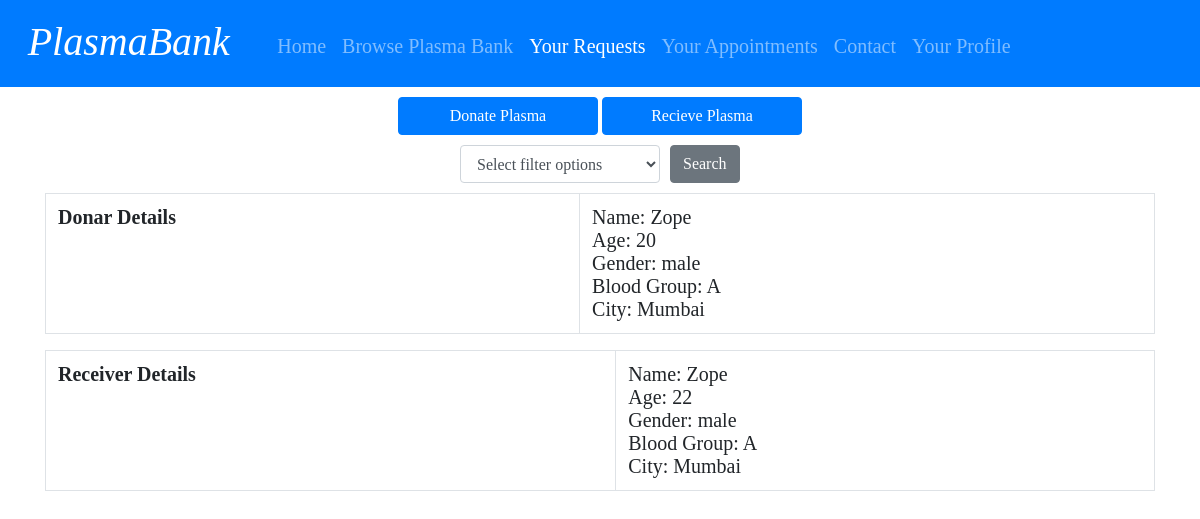
Screenshot of /individual/your_requests.php (signed in) with the database file from the repository.
### tables this page shows
CREATE TABLE `donar_requests` (
  `donar_id` int(50) NOT NULL,
  `user_email` varchar(50) NOT NULL,
  `user_phone` varchar(50) NOT NULL,
  `donar_name` varchar(255) NOT NULL,
  `donar_age` varchar(50) NOT NULL,
  `donar_gender` varchar(50) NOT NULL,
  `donar_bgroup` varchar(50) NOT NULL,
  `donar_city` varchar(50) NOT NULL,
  `donar_proof` varchar(255) NOT NULL,
  `donar_q1` varchar(50) NOT NULL,
  `donar_q2` varchar(50) NOT NULL,
  `donar_q3` varchar(50) NOT NULL,
  `donar_q4` varchar(50) NOT NULL,
  `donar_q5` varchar(50) NOT NULL,
  `donar_q6` varchar(50) NOT NULL,
  `token` varchar(255) NOT NULL,
  `request_status` int(50) NOT NULL,
  `allotment_status` int(50) NOT NULL
);

CREATE TABLE `receiver_requests` (
  `receiver_id` int(50) NOT NULL,
  `user_email` varchar(50) NOT NULL,
  `user_phone` varchar(50) NOT NULL,
  `receiver_name` varchar(50) NOT NULL,
  `receiver_age` varchar(50) NOT NULL,
  `receiver_gender` varchar(50) NOT NULL,
  `receiver_bgroup` varchar(50) NOT NULL,
  `receiver_city` varchar(50) NOT NULL,
  `receiver_proof` varchar(255) NOT NULL,
  `token` varchar(255) NOT NULL,
  `request_status` int(50) NOT NULL,
  `allotment_status` int(50) NOT NULL
);

### individual/your_requests.php (the view, shortened to what this page needs)
<html>
    <head>
        <link rel="stylesheet" type="text/css" href="stylesheet.css">
        <link rel="stylesheet" href="https://stackpath.bootstrapcdn.com/bootstrap/4.5.0/css/bootstrap.min.css">
    </head>
    <body>
         <?php
              $db=new database();
              $conn=$db->connect();
              $email=$_SESSION['email'];
         ?>
        <nav class="navbar navbar-expand-lg navbar-dark bg-primary">
            <div class="navbar-brand"><h1><i>PlasmaBank</i></h1></div>
            <div class="collapse navbar-collapse" id="navbarColor01">
              <ul class="navbar-nav mr-auto">
                <li class="nav-item">
                  <a class="nav-link"  href="home.php">Home</a>
                </li>
                <li class="nav-item">
                  <a class="nav-link"  href="browse_plasma_bank.php">Browse Plasma Bank</a>
                </li>
                <li class="nav-item">
                  <a class="nav-link active" href="your_requests.php">Your Requests</a>
                </li>
                <li class="nav-item">
                  <a class="nav-link" href="your_appointments.php">Your Appointments</a>
                </li>
                <li class="nav-item">
                  <a class="nav-link" href="contact.php">Contact</a>
                </li>
                <li class="nav-item">
                  <a class="nav-link" href="profile_ind.php">Your Profile</a>
                </li>
              </ul>
            </div>
          </nav>
          <div class="container text-center" id="i1">
          <a href='donate_plasma.php'><input type='button' class='btn btn-primary' style="width: 200px;" value='Donate Plasma'></a>
          <a href='receive_plasma.php'><input type='button' class='btn btn-primary' style="width: 200px;" value='Recieve Plasma'></a>
        </div>
        <div class="container" id="s1">
              <form class="form-inline my-2 my-lg-0" method="POST" action="your_requests.php">
                <select class="form-control"id="requesttype" name="requesttype" style="float: left;width:200px;"required>
                      <option value = "Select filter options">Select filter options</option>
                </select>
                <input type="submit" class="btn btn-secondary my-2 my-sm-0" value="Search" style="float: right;margin-left:10px;">
              </form>
            </div>
            <div class='container' id='i2'>
            <?php
                  if(isset($_POST['requesttype']))
                  {
                    if($_POST['requesttype']=='All requests')
                    {
                      $sql="SELECT * FROM donar_requests where user_email='$email' and allotment_status=0;";
                      $result=mysqli_query($conn,$sql);
                      if(mysqli_num_rows($result)>0)
                      {
                        while($row=mysqli_fetch_assoc($result))
                        {
                          echo "<table id='table' class='table table-hover table-bordered'>
                          <tr>
                          <th>Donar Details</th>
                          <td id='dname'>Name: $row[donar_name]<br>
                          Age: $row[donar_age]<br>
                          Gender: $row[donar_gender]<br>
                          Blood Group: $row[donar_bgroup]<br>
                          City: $row[donar_city]<br>
                          </td>
                        </tr>
                          </table>";
                        }
                      }
                      $sql="SELECT * FROM receiver_requests where user_email='$email' and allotment_status=0;";
                      $result=mysqli_query($conn,$sql);
                      if(mysqli_num_rows($result)>0)
                      {
                        while($row=mysqli_fetch_assoc($result))
                        {
                          echo "<table id='table' class='table table-hover table-bordered'>
                          <tr>
                          <th>Receiver Details</th>
                          <td id='dname'>Name: $row[receiver_name]<br>
                          Age: $row[receiver_age]<br>
                          Gender: $row[receiver_gender]<br>
                          Blood Group: $row[receiver_bgroup]<br>
                          City: $row[receiver_city]<br>
                          </td>
                          </tr>
                          </table>";
                        }
                      }
                      else
                      {
                        echo "<script>location.href='your_requests.php'</script>";
                      }
                    }
                    else if($_POST['requesttype']=='Donar requests')
                    {
                      $sql="SELECT * FROM donar_requests where user_email='$email' and allotment_status=0;";
                      $result=mysqli_query($conn,$sql);
                      if(mysqli_num_rows($result)>0)
                      {
                        while($row=mysqli_fetch_assoc($result))
                        {
                          echo "<table id='table' class='table table-hover table-bordered'>
                          <tr>
                                <th>Donar Details</th>
                                <td id='dname'>Name: $row[donar_name]<br>
                                Age: $row[donar_age]<br>
                                Gender: $row[donar_gender]<br>
                                Blood Group: $row[donar_bgroup]<br>
                                City: $row[donar_city]<br>
                                </td>
                              </tr>
                          </table>";
                        }
                      }
                      else
                      {
                        echo "<div class='container' id='i2'><p><h1 class='text-center'>You have no donar requests.</h1></p></div>";
                      }
                    }
                    else if($_POST['requesttype']=='Receiver requests')
                    {
                      $sql="SELECT * FROM receiver_requests where user_email='$email' and allotment_status=0;";
                      $result=mysqli_query($conn,$sql);
                      if(mysqli_num_rows($result)>0)
                      {
                        while($row=mysqli_fetch_assoc($result))
                        {
                          echo "<table id='table' class='table table-hover table-bordered'>
                          <tr>
                          <th>Receiver Details</th>
                          <td id='dname'>Name: $row[receiver_name]<br>
                          Age: $row[receiver_age]<br>
                          Gender: $row[receiver_gender]<br>
                          Blood Group: $row[receiver_bgroup]<br>
                          City: $row[receiver_city]<br>
                          </td>
                          </tr>
                          </table>";
                        }
                      }
                      else
                      {
                        echo "<div class='container' id='i2'><p><h1 class='text-center'>You have no receiver requests.</h1></p></div>";
                      }
                    }
                  }
                  else
                    {
                      $sql="SELECT * FROM donar_requests where user_email='$email' and allotment_status=0;";
                      $result=mysqli_query($conn,$sql);
                      if(mysqli_num_rows($result)>0)
                      {
                        while($row=mysqli_fetch_assoc($result))
                        {
                          echo "<table id='table' class='table table-hover table-bordered'>
                          <tr>
                          <th>Donar Details</th>
                          <td id='dname'>Name: $row[donar_name]<br>
                          Age: $row[donar_age]<br>
                          Gender: $row[donar_gender]<br>
                          Blood Group: $row[donar_bgroup]<br>
                          City: $row[donar_city]<br>
                          </td>
                        </tr>
                          </table>";
                        }
                      }
                      else
                      {
                        echo "<div class='container' id='i2'><p><h1 class='text-center'>You have no donar requests.</h1></p></div>";
                      }
                      $sql="SELECT * FROM receiver_requests where user_email='$email' and allotment_status=0;";
                      $result=mysqli_query($conn,$sql);
                      if(mysqli_num_rows($result)>0)
                      {
                        while($row=mysqli_fetch_assoc($result))
                        {
                          echo "<table id='table' class='table table-hover table-bordered'>
                          <tr>
                          <th>Receiver Details</th>
                          <td id='dname'>Name: $row[receiver_name]<br>
                          Age: $row[receiver_age]<br>
                          Gender: $row[receiver_gender]<br>
                          Blood Group: $row[receiver_bgroup]<br>
                          City: $row[receiver_city]<br>
                          </td>
                          </tr>
                          </table>";
                        }
                      }
                      else
                      {
                        echo "<div class='container' id='i2'><p><h1 class='text-center'>You have no receiver requests.</h1></p></div>";
                      }
                    }
            ?>
          </div>
    </body>
</html>

### individual/stylesheet.css (style rules this page uses)
body { font-size: 20px; background-color: rgb(240,240,240); font-family: arial, sans-serif; margin: 25px; }
h1 { font-size: 50px; font-weight: normal; margin-top: 5px; }
nav > div { font-size: 20px; font-weight: normal; margin-top: 5px; padding: 0% 1% 0% 1%; display: inline-block; }

### individual/your_requests.php (style rules this page uses)
body { font-family: 'Times New Roman', Times, serif; }
#table { margin-top: 10px; }
#table th { font-size: 20px; }
#table td { font-size: 20px; }
#i1 { margin-top: 10px; }
#s1 { width: 400px; margin-top:10px; padding-left: 60px; }

### rows the page displays
donar_requests: donar_name "Zope", donar_age "20", donar_gender "male", donar_bgroup "A", donar_city "Mumbai"
receiver_requests: receiver_name "Zope", receiver_age "22", receiver_gender "male", receiver_bgroup "A", receiver_city "Mumbai"
